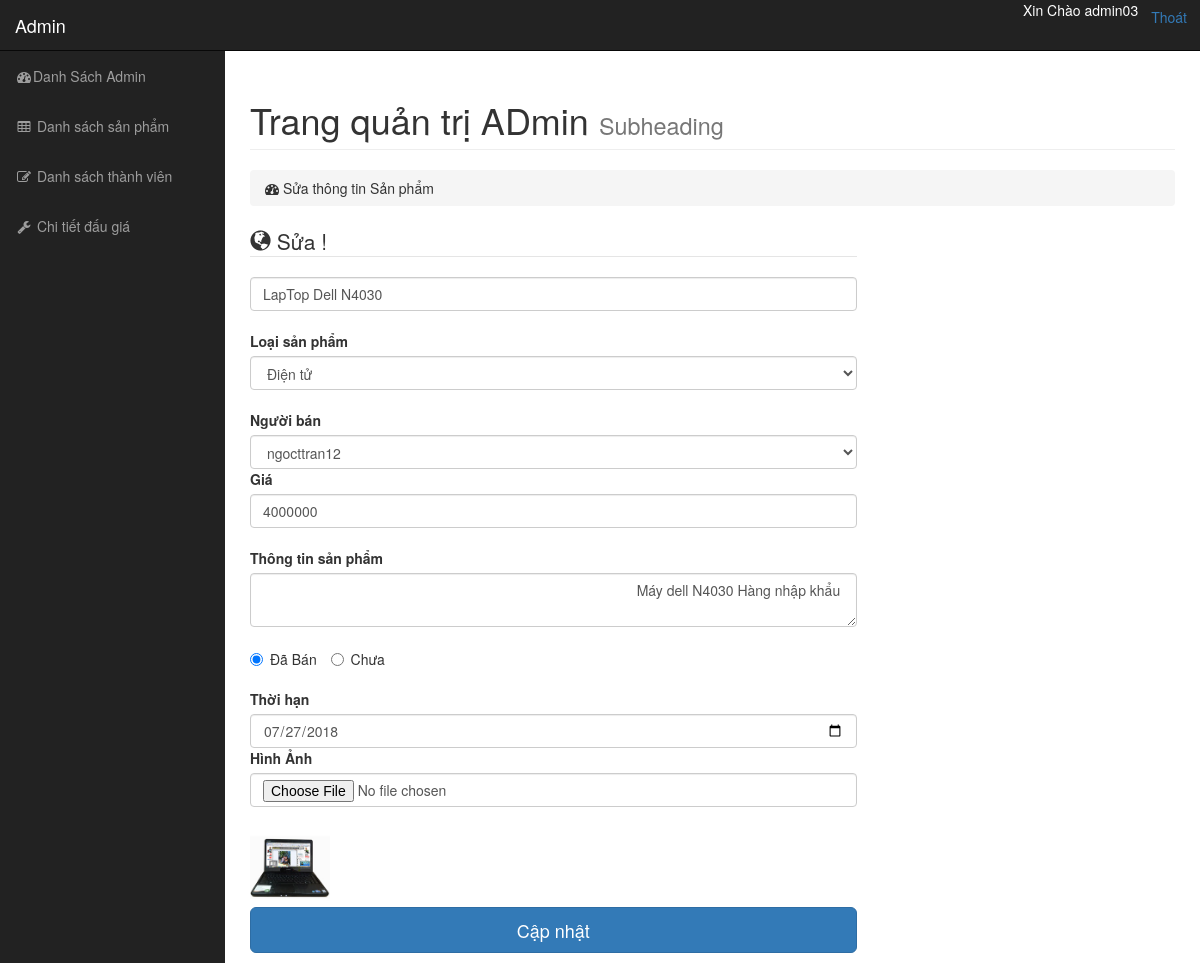
/admin/modules/product/edit.php?id=23 (signed in), run on the app's committed database.
### tables this page shows
CREATE TABLE `sanpham` (
  `MaSP` int(11) NOT NULL,
  `TenSP` varchar(50) NOT NULL,
  `GiaKhoiDiem` double NOT NULL,
  `NguoiBan` int(11) NOT NULL,
  `ThongTinSP` text NOT NULL,
  `Trangthai` tinyint(4) NOT NULL DEFAULT '0',
  `MaLoai` int(11) NOT NULL,
  `ThoiHan` date DEFAULT NULL,
  `Anh` text NOT NULL,
  `NguoichienThang` int(11) NOT NULL
);

CREATE TABLE `loaisp` (
  `id` int(11) NOT NULL,
  `TenLoaiSP` varchar(50) NOT NULL
);

CREATE TABLE `thanhvien` (
  `MaThanhVien` int(11) NOT NULL,
  `TenDangNhap` varchar(50) NOT NULL,
  `MatKhau` varchar(50) NOT NULL,
  `Ho` varchar(50) NOT NULL,
  `Ten` varchar(50) NOT NULL,
  `NgaySinh` date NOT NULL,
  `GioiTinh` tinyint(4) NOT NULL,
  `Diachi` text NOT NULL,
  `Email` varchar(50) NOT NULL,
  `SDT` varchar(50) NOT NULL
);

### libraries/database.php (called while the page is built, shortened)
<?php
    class Database
    {
        public $link;
        public function __construct()
        {
            $this->link = mysqli_connect("localhost","root","","daugia2.0") or die ();
            mysqli_set_charset($this->link,"utf8");
        }
        public function fetchID($table , $id, $ma )
        {
            $sql = "SELECT * FROM {$table} WHERE $ma = '$id' ";
            $result = mysqli_query($this->link,$sql) or die("Lỗi  truy vấn fetchID " .mysqli_error($this->link));
            return mysqli_fetch_assoc($result);
        }
         public function fetchAll($table)
        {
            $sql = "SELECT * FROM {$table} WHERE 1" ;
            $result = mysqli_query($this->link,$sql) or die("Lỗi Truy Vấn fetchAll " .mysqli_error($this->link));
            $data = [];
            if( $result)
            {
                while ($num = mysqli_fetch_assoc($result))
                {
                    $data[] = $num;
                }
            }
            return $data;
        }
    }
    ?>

### autoload/autoload.php (called while the page is built, shortened)
<?php
	 require_once __DIR__. "/../libraries/database.php";
	 require_once __DIR__. "/../libraries/function.php";
	 $db = new Database;
	 ?>

### libraries/function.php (called while the page is built, shortened)
<?php
 function  getInput($string)
 {
     return isset($_GET[$string]) ? $_GET[$string] : '';
 }
 ?>

### admin/modules/product/edit.php (the view, shortened to what this page needs)
  <?php
    require_once __DIR__. "/../../../autoload/autoload.php";
    $id=getInput('id');
    $id_loaisp=$db->fetchAll("loaisp");
    $id_user=$db->fetchAll("thanhvien");
    $id_product=$db->fetchID('sanpham',$id, 'MASP');
  ?>
<?php require_once __DIR__. "/../../layouts/header.php";  ?>
            <div class="row">
                <div class="col-lg-12">
                    <h1 class="page-header">
                        Trang quản trị ADmin
                        <small>Subheading</small>
                    </h1>
                    <ol class="breadcrumb">
                        <li>
                            <i class="fa fa-dashboard"></i>  Sửa thông tin  Sản phẩm
                        </li>
                    </ol>
                </div>
            </div>
            <div class="row">
                <div class="col-md-8 ">
                    <legend><i class="glyphicon glyphicon-globe"></i></a> Sửa !
                    </legend>
                    <form action="" method="post" class="form" role="form" enctype="multipart/form-data">
                            <input class="form-control" name="TenSP" placeholder="Tên Sản Phẩm" type="text" value="<?php echo $id_product['TenSP']  ?>">
                            <br>
                            <label  class="control-lable" > Loại sản phẩm </label>
                            <select class="form-control " name="loaisp" >
                                <?php foreach( $id_loaisp as  $item):  ?>
                                    <option value="<?php echo $item['id']  ?>" <?php if($item['id']==$id_product['MaLoai'])  echo "selected= 'selected'"  ?> > <?php echo $item['TenLoaiSP']  ?>
                                    </option>
                                <?php endforeach  ?>
                            </select>
                            <br>
                            <label  class="control-lable" > Người bán </label>
                            <select class="form-control " name="NguoiBan" >
                                <?php foreach( $id_user as  $item):  ?>
                                    <option value="<?php echo $item['MaThanhVien']  ?>" <?php if($item['MaThanhVien']==$id_product['NguoiBan']) echo "selected= 'selected'"  ?> > <?php echo $item['TenDangNhap']  ?>
                                    </option>
                                <?php endforeach  ?>
                            </select>
                            <label  class="control-lable" > Giá </label>
                            <input class="form-control" name="price" placeholder="Giá Khởi Điểm" type="text" value="<?php echo $id_product['GiaKhoiDiem']  ?>">
                            <br>
                            <label>Thông tin sản phẩm</label>
                            <textarea class="form-control" name="content">
                                <?php echo $id_product['ThongTinSP'];  ?>
                            </textarea>
                            <br>
                            <label class="radio-inline">          <input name="trangthai" id="inlineCheckbox1" value="1" type="radio" <?php  if($id_product['Trangthai']==1) echo 'checked'  ?> >          Đã Bán </label>
                            <label class="radio-inline">          <input name="trangthai" id="inlineCheckbox2" value="0" <?php if($id_product['Trangthai']==0) echo 'checked'; ?> type="radio">          Chưa </label>
                            <br>
                            <br>
                            <label class="control-lable">Thời hạn </label>
                            <br>
                            <input class="form-control" name="ThoiHan" placeholder="Thời Hạn " type="date" value="<?php echo $id_product['ThoiHan']  ?>">
                            <label for="inputAnh " class="control-lable">Hình Ảnh</label>
                            <input type="file" class="form-control" id="inputAnh" name="thunbar">
                              <br>
                              <?php $anh=$id_product['Anh']; ?>
                              <img src="<?php echo '/daugia3.0/public/upload/product/'.$anh ?>" width="80px" height="80px" >
                      <br>
                        <button class="btn btn-lg btn-primary btn-block" type="submit"> Cập nhật</button>
                    </form>
                </div>
            </div>
<?php require_once __DIR__. "/../../layouts/footer.php";  ?>

### public/admin/css/sb-admin.css (style rules this page uses)
body { margin-top: 100px; background-color: #222; }
@media (min-width:768px) { body { margin-top: 50px; } }

### data on the page
sanpham: TenSP "LapTop Dell N4030", loaisp "Điện tử", NguoiBan "ngocttran12", price "4000000", content "Máy dell N4030 Hàng nhập khẩu", Trangthai "☑ Đã Bán", Trangthai "☐ Chưa", ThoiHan "07/27/2018", Anh (picture)

### other printed values
$_SESSION['name_ad_id'] "admin03"
